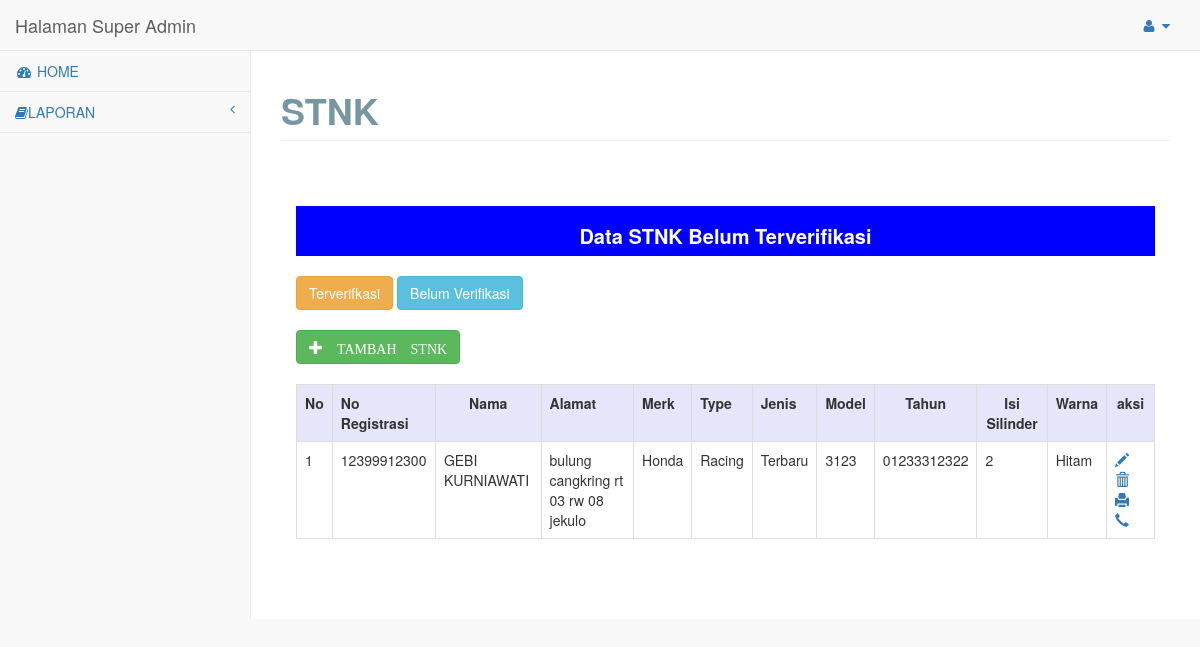
Screenshot of /admin/admin/pages/index.php?module=stnk with the database file from the repository.
### tables this page shows
CREATE TABLE `tbl_stnk` (
  `id_stnk` int(12) NOT NULL,
  `no_registrasi` varchar(20) NOT NULL,
  `status` varchar(100) DEFAULT 'Belum Terverifikasi',
  `nama` varchar(30) NOT NULL,
  `alamat` varchar(40) NOT NULL,
  `no_telp` varchar(20) NOT NULL,
  `merk` varchar(20) NOT NULL,
  `type` varchar(20) NOT NULL,
  `jenis` varchar(20) NOT NULL,
  `model` varchar(20) NOT NULL,
  `tahun` varchar(20) NOT NULL,
  `isi_silinder` varchar(20) NOT NULL,
  `warna` varchar(20) NOT NULL,
  `keterangan` varchar(20) NOT NULL,
  `masa` varchar(20) NOT NULL,
  `created_date` datetime DEFAULT NULL,
  `modified_date` datetime DEFAULT NULL
);

### admin/admin/pages/stnk.php (the view, shortened to what this page needs)
<div id="page-wrapper">
    <div class="row">
        <div class="col-lg-12">
            <h1 class="page-header">STNK</h1>
        </div>
    </div>
    <div class="row">
        <div class="col-lg-12">
            <div class="panel-body">
                <?php
				include "koneksi.php";
				$no = 1;
				$title = "Belum Terverifikasi";
				$qry_stnk = mysqli_query($conn, "SELECT * from tbl_stnk where status='Belum Terverifikasi'");
				?>
                <div
                    style="margin-top:30px;width:100%;height:50px;text-align:center;background:#0000ff;color:#fff;line-height:60px;font-size:20px;">
                    <b>Data STNK <?php echo
									$title ?></b>
                </div>
                <form method="POST">
                    <input type="submit" name="sudah" id="" class="btn btn-warning" style="margin-top:20px;"
                        value="Terverifkasi">
                    <input type="submit" name="belum" id="" class="btn btn-info" style="margin-top:20px;"
                        value="Belum Verifikasi">
                </form>
                <a href="?module=input_stnk" class="btn btn-success" style="margin-top:20px;"><span
                        class="glyphicon glyphicon-plus"> TAMBAH STNK</span></a>
                <div class="th">
                    <table class="table table-bordered" style="margin-top:20px;">
                        <th style=" background: #E6E6FA;">
                            <center>No</center>
                        </th>
                        <th style=" background: #E6E6FA;">No Registrasi</th>
                        <th style=" background: #E6E6FA;">
                            <center>Nama</center>
                        </th>
                        <th style=" background: #E6E6FA;">Alamat</th>
                        <th style=" background: #E6E6FA;">Merk</th>
                        <th style=" background: #E6E6FA;">Type</th>
                        <th style=" background: #E6E6FA;">Jenis</th>
                        <th style=" background: #E6E6FA;">
                            <center>Model</center>
                        </th>
                        <th style=" background: #E6E6FA;">
                            <center>Tahun</center>
                        </th>
                        <th style=" background: #E6E6FA;">
                            <center>Isi Silinder</center>
                        </th>
                        <th style=" background: #E6E6FA;">
                            <center>Warna</center>
                        </th>
                        <th style=" background: #E6E6FA;">
                            <center>aksi</center>
                        </th>
                        <?php while ($data = mysqli_fetch_array($qry_stnk)) { ?>
                        <tr>
                            <td><?php echo $no++ ?></td>
                            <td><?php echo $data['no_registrasi'] ?></td>
                            <td><?php echo $data['nama'] ?></td>
                            <td><?php echo $data['alamat'] ?></td>
                            <td><?php echo $data['merk'] ?></td>
                            <td><?php echo $data['type'] ?></td>
                            <td><?php echo $data['jenis'] ?></td>
                            <td><?php echo $data['model'] ?></td>
                            <td><?php echo $data['tahun'] ?></td>
                            <td><?php echo $data['isi_silinder'] ?></td>
                            <td><?php echo $data['warna'] ?></td>
                            <td><a href="?module=edit_stnk&id=<?php echo $data['id_stnk']; ?>"><span
                                        class="glyphicon glyphicon-pencil"></span></a> <a
                                    href="?module=hapus_stnk&id=<?php echo $data['id_stnk']; ?>"><span
                                        class="glyphicon glyphicon-trash"></span></a> <a
                                    href="print_stnk.php?id=<?php echo $data['id_stnk']; ?>" target="_blank"><span
                                        class="glyphicon glyphicon-print"></span></a>
                                <?php if ($title === "Sudah Terverifikasi") {
										$pesan = "Halo " . $data['nama'] . "%0APembuatan Data STNK Dengan Permintaan%0ANo. Regis : " . $data['no_registrasi'] . "%0ADengan Keterangan STNK : " . $data['keterangan'] . "%0ABERHASIL DIVERIFIKASI %0A%0ASilahkan Datang Ke SPKT Kepolisian Resor Pati Untuk Mencetak STNK https://goo.gl/maps/QUGbbhVXAKvcFmPRA" ;
										$url = 'https://wa.me/62' . $data['no_telp'] . '?text=' . $pesan; ?>
                                <a href="<?php echo $url; ?>" target="_blank"><span
                                        class="glyphicon glyphicon-earphone"></span></a>
                                <?php } else {
										$pesan = "Halo " . $data['nama'] . "%0APembuatan STNK Dengan Permintaan%0ANo. Reg : " . $data['no_registrasi'] . "%0ADengan Keterangan STNK : " . $data['keterangan'] . "%0ABELUM DIVERIFIKASI %0A%0ASilahkan Lengkapi Berkas Anda";
										$url = 'https://wa.me/62' . $data['no_telp'] . '?text=' . $pesan; ?>
                                <a href="<?php echo $url; ?>" target="_blank"><span
                                        class="glyphicon glyphicon-earphone"></span></a>
                                <?php } ?>
                            </td>
                        </tr>
                        <?php } ?>
                    </table>
                </div>
            </div>
        </div>
    </div>
</div>

### rows the page displays
tbl_stnk: no_registrasi "12399912300", nama "GEBI KURNIAWATI", alamat "bulung cangkring rt 03 rw 08 jekulo", merk "Honda", type "Racing", jenis "Terbaru", model "3123", tahun "01233312322", isi_silinder "2", warna "Hitam"

### other values shown
$title "Belum Terverifikasi"
